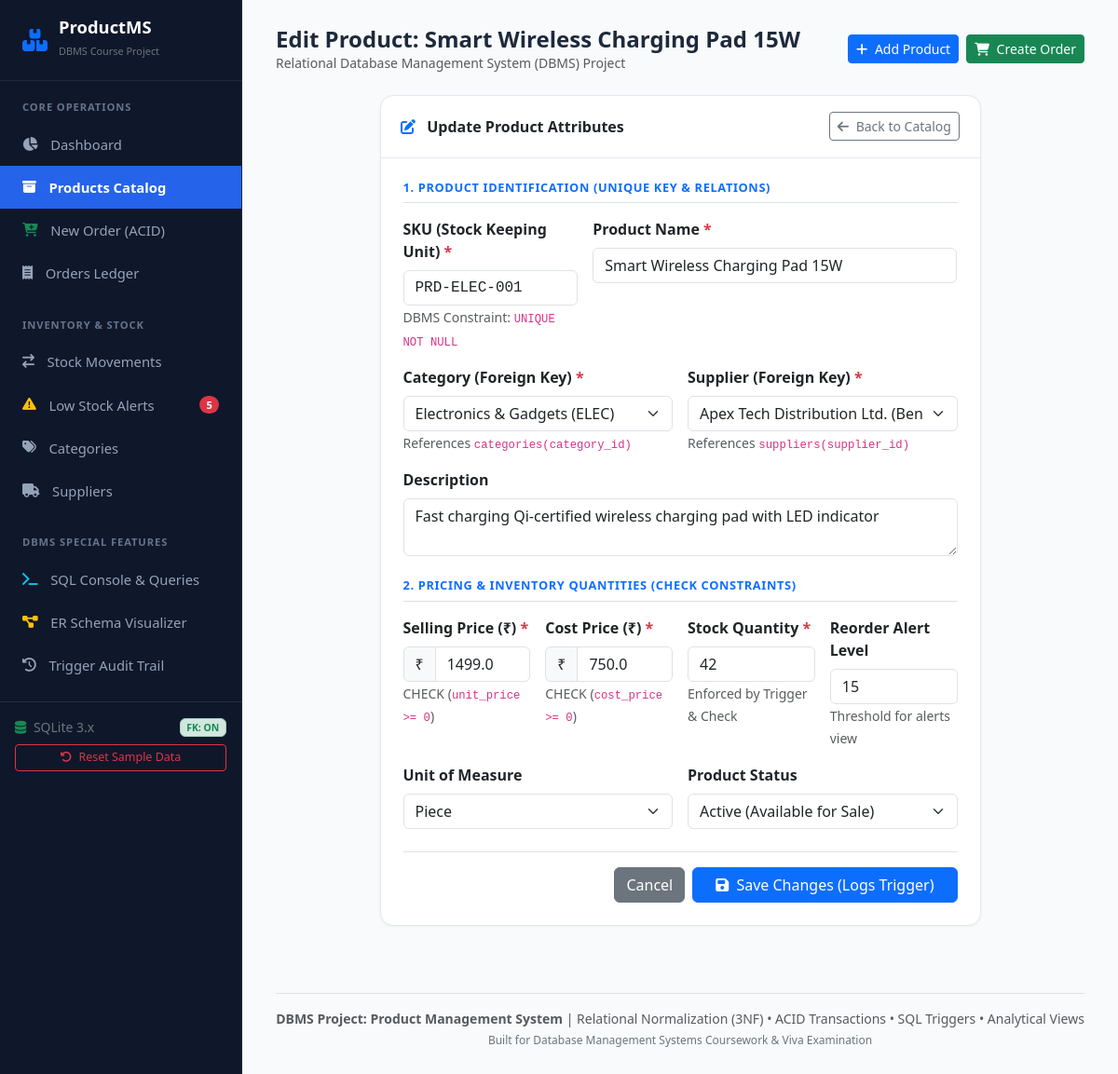
/products/1/edit, run on the app's committed database.
### tables this page shows
CREATE TABLE products (
    product_id      INTEGER PRIMARY KEY AUTOINCREMENT,
    sku             TEXT NOT NULL UNIQUE COLLATE NOCASE,
    name            TEXT NOT NULL,
    description     TEXT,
    category_id     INTEGER NOT NULL,
    supplier_id     INTEGER NOT NULL,
    unit_price      REAL NOT NULL CHECK (unit_price >= 0.0),
    cost_price      REAL NOT NULL CHECK (cost_price >= 0.0),
    stock_quantity  INTEGER NOT NULL DEFAULT 0 CHECK (stock_quantity >= 0),
    reorder_level   INTEGER NOT NULL DEFAULT 10 CHECK (reorder_level >= 0),
    unit_measure    TEXT NOT NULL DEFAULT 'Piece',
    status          TEXT NOT NULL DEFAULT 'Active' CHECK (status IN ('Active', 'Discontinued', 'Draft')),
    created_at      TIMESTAMP NOT NULL DEFAULT CURRENT_TIMESTAMP,
    updated_at      TIMESTAMP NOT NULL DEFAULT CURRENT_TIMESTAMP,
    FOREIGN KEY (category_id) REFERENCES categories (category_id) ON DELETE RESTRICT ON UPDATE CASCADE,
    FOREIGN KEY (supplier_id) REFERENCES suppliers (supplier_id) ON DELETE RESTRICT ON UPDATE CASCADE
);

CREATE TABLE categories (
    category_id     INTEGER PRIMARY KEY AUTOINCREMENT,
    category_code   TEXT NOT NULL UNIQUE COLLATE NOCASE,
    name            TEXT NOT NULL UNIQUE COLLATE NOCASE,
    description     TEXT,
    created_at      TIMESTAMP NOT NULL DEFAULT CURRENT_TIMESTAMP
);

CREATE TABLE suppliers (
    supplier_id     INTEGER PRIMARY KEY AUTOINCREMENT,
    name            TEXT NOT NULL UNIQUE COLLATE NOCASE,
    contact_name    TEXT,
    email           TEXT UNIQUE COLLATE NOCASE,
    phone           TEXT,
    address         TEXT,
    city            TEXT,
    country         TEXT NOT NULL DEFAULT 'India',
    created_at      TIMESTAMP NOT NULL DEFAULT CURRENT_TIMESTAMP
);

### app.py (the view, shortened to what this page needs)
@app.route("/products/<int:product_id>/edit", methods=["GET", "POST"])
def product_edit(product_id):
    product = database.query_db(
        "SELECT * FROM products WHERE product_id = ?",
        (product_id,),
        one=True
    )
    if not product:
        flash("Product not found.", "warning")
        return redirect(url_for("product_list"))
    categories = database.query_db("SELECT * FROM categories ORDER BY name")
    suppliers = database.query_db("SELECT * FROM suppliers ORDER BY name")
    return render_template("products/form.html", categories=categories, suppliers=suppliers, product=product)

### app.py (called while the page is built)
@app.context_processor
def inject_globals():
    try:
        low_stock_count = database.query_db(
            "SELECT COUNT(*) as count FROM v_low_stock_alerts", one=True
        )["count"]
    except Exception:
        low_stock_count = 0
    return {"nav_low_stock_count": low_stock_count}

### database.py (called while the page is built)
def get_connection():
    conn = sqlite3.connect(DB_FILE)
    conn.row_factory = sqlite3.Row
    conn.execute("PRAGMA foreign_keys = ON;")
    return conn

def query_db(query, args=(), one=False):
    conn = get_connection()
    try:
        cur = conn.cursor()
        cur.execute(query, args)
        rows = cur.fetchall()
        result = [dict(row) for row in rows]
        return (result[0] if result else None) if one else result
    finally:
        conn.close()

### templates/products/form.html (shortened to what this page needs)
{% extends "base.html" %}
{% block header_title %}
    {% if product %}Edit Product: {{ product.name }}{% else %}Add New Product to Database{% endif %}
{% endblock %}
{% block content %}
<div class="row justify-content-center">
    <div class="col-lg-9">
        <div class="card">
            <div class="card-header d-flex justify-content-between align-items-center">
                <span>
                    <i class="fa-solid {% if product %}fa-pen-to-square text-primary{% else %}fa-plus-circle text-success{% endif %} me-2"></i>
                    {% if product %}Update Product Attributes{% else %}Product Specification &amp; DBMS Constraints Form{% endif %}
                </span>
                <a href="{{ url_for('product_list') }}" class="btn btn-sm btn-outline-secondary">
                    <i class="fa-solid fa-arrow-left me-1"></i> Back to Catalog
                </a>
            </div>
            <div class="card-body p-4">
                <form method="POST" action="{% if product %}{{ url_for('product_edit', product_id=product.product_id) }}{% else %}{{ url_for('product_create') }}{% endif %}">
                    <h6 class="text-primary fw-bold text-uppercase border-bottom pb-2 mb-3" style="font-size: 0.8rem; letter-spacing: 0.05em;">
                        1. Product Identification (Unique Key &amp; Relations)
                    </h6>
                    <div class="row g-3 mb-4">
                        <div class="col-md-4">
                            <label class="form-label fw-semibold">SKU (Stock Keeping Unit) <span class="text-danger">*</span></label>
                            <input type="text" name="sku" class="form-control font-monospace" placeholder="e.g. PRD-ELEC-005"
                                   value="{{ product.sku if product else '' }}" {% if product %}readonly{% endif %} required>
                            <small class="text-muted">DBMS Constraint: <code>UNIQUE NOT NULL</code></small>
                        </div>
                        <div class="col-md-8">
                            <label class="form-label fw-semibold">Product Name <span class="text-danger">*</span></label>
                            <input type="text" name="name" class="form-control" placeholder="e.g. Ultra HD 4K Monitor 27-inch"
                                   value="{{ product.name if product else '' }}" required>
                        </div>
                        <div class="col-md-6">
                            <label class="form-label fw-semibold">Category (Foreign Key) <span class="text-danger">*</span></label>
                            <select name="category_id" class="form-select" required>
                                {% for c in categories %}
                                <option value="{{ c.category_id }}" {% if product and product.category_id == c.category_id %}selected{% endif %}>
                                    {{ c.name }} ({{ c.category_code }})
                                </option>
                                {% endfor %}
                            </select>
                            <small class="text-muted">References <code>categories(category_id)</code></small>
                        </div>
                        <div class="col-md-6">
                            <label class="form-label fw-semibold">Supplier (Foreign Key) <span class="text-danger">*</span></label>
                            <select name="supplier_id" class="form-select" required>
                                {% for s in suppliers %}
                                <option value="{{ s.supplier_id }}" {% if product and product.supplier_id == s.supplier_id %}selected{% endif %}>
                                    {{ s.name }} ({{ s.city }})
                                </option>
                                {% endfor %}
                            </select>
                            <small class="text-muted">References <code>suppliers(supplier_id)</code></small>
                        </div>
                        <div class="col-12">
                            <label class="form-label fw-semibold">Description</label>
                            <textarea name="description" class="form-control" rows="2" placeholder="Detailed product specifications, warranty, features...">{{ product.description if product else '' }}</textarea>
                        </div>
                    </div>
                    <h6 class="text-primary fw-bold text-uppercase border-bottom pb-2 mb-3" style="font-size: 0.8rem; letter-spacing: 0.05em;">
                        2. Pricing &amp; Inventory Quantities (Check Constraints)
                    </h6>
                    <div class="row g-3 mb-4">
                        <div class="col-md-3">
                            <label class="form-label fw-semibold">Selling Price (₹) <span class="text-danger">*</span></label>
                            <div class="input-group">
                                <span class="input-group-text">₹</span>
                                <input type="number" step="0.01" min="0" name="unit_price" class="form-control"
                                       value="{{ product.unit_price if product else '0.00' }}" required>
                            </div>
                            <small class="text-muted">CHECK (<code>unit_price >= 0</code>)</small>
                        </div>
                        <div class="col-md-3">
                            <label class="form-label fw-semibold">Cost Price (₹) <span class="text-danger">*</span></label>
                            <div class="input-group">
                                <span class="input-group-text">₹</span>
                                <input type="number" step="0.01" min="0" name="cost_price" class="form-control"
                                       value="{{ product.cost_price if product else '0.00' }}" required>
                            </div>
                            <small class="text-muted">CHECK (<code>cost_price >= 0</code>)</small>
                        </div>
                        <div class="col-md-3">
                            <label class="form-label fw-semibold">Stock Quantity <span class="text-danger">*</span></label>
                            <input type="number" min="0" name="stock_quantity" class="form-control"
                                   value="{{ product.stock_quantity if product else '10' }}" required>
                            <small class="text-muted">Enforced by Trigger &amp; Check</small>
                        </div>
                        <div class="col-md-3">
                            <label class="form-label fw-semibold">Reorder Alert Level</label>
                            <input type="number" min="0" name="reorder_level" class="form-control"
                                   value="{{ product.reorder_level if product else '10' }}" required>
                            <small class="text-muted">Threshold for alerts view</small>
                        </div>
                        <div class="col-md-6">
                            <label class="form-label fw-semibold">Unit of Measure</label>
                            <select name="unit_measure" class="form-select">
                                <option value="Piece" {% if product and product.unit_measure == 'Piece' %}selected{% endif %}>Piece</option>
                            </select>
                        </div>
                        <div class="col-md-6">
                            <label class="form-label fw-semibold">Product Status</label>
                            <select name="status" class="form-select">
                                <option value="Active" {% if product and product.status == 'Active' %}selected{% endif %}>Active (Available for Sale)</option>
                            </select>
                        </div>
                    </div>
                    <div class="d-flex justify-content-end gap-2 pt-3 border-top">
                        <a href="{{ url_for('product_list') }}" class="btn btn-secondary">Cancel</a>
                        <button type="submit" class="btn btn-primary px-4">
                            <i class="fa-solid fa-floppy-disk me-1"></i>
                            {% if product %}Save Changes (Logs Trigger){% else %}Insert Product Record{% endif %}
                        </button>
                    </div>
                </form>
            </div>
        </div>
    </div>
</div>
{% endblock %}

### static/css/style.css (style rules this page uses)
:root { --primary: #2563eb; --primary-dark: #1d4ed8; --primary-light: #eff6ff; --secondary: #64748b; --success: #10b981; --warning: #f59e0b; --danger: #ef4444; --dark: #0f172a; --card-bg: #ffffff; --border-color: #e2e8f0; --sidebar-width: 260px; }
body { font-family: 'Segoe UI', -apple-system, BlinkMacSystemFont, Roboto, Oxygen, Ubuntu, Cantarell, sans-serif; background-color: #f8fafc; color: #1e293b; min-height: 100vh; }
.card { border: 1px solid var(--border-color); border-radius: 0.875rem; box-shadow: 0 1px 3px 0 rgba(0, 0, 0, 0.05); background-color: var(--card-bg); margin-bottom: 1.5rem; }
.card-header { background-color: transparent; border-bottom: 1px solid var(--border-color); padding: 1.1rem 1.35rem; font-weight: 600; }

### data on the page
products: name "Smart Wireless Charging Pad 15W", sku "PRD-ELEC-001", category_id "Electronics & Gadgets (ELEC)", supplier_id "Apex Tech Distribution Ltd. (Bengaluru)", description "Fast charging Qi-certified wireless charging pad with LED indicator", unit_price "1499.0", cost_price "750.0", stock_quantity "42", reorder_level "15", unit_measure "Piece", status "Active (Available for Sale)"

### other printed values
{{ nav_low_stock_count }} "5"
